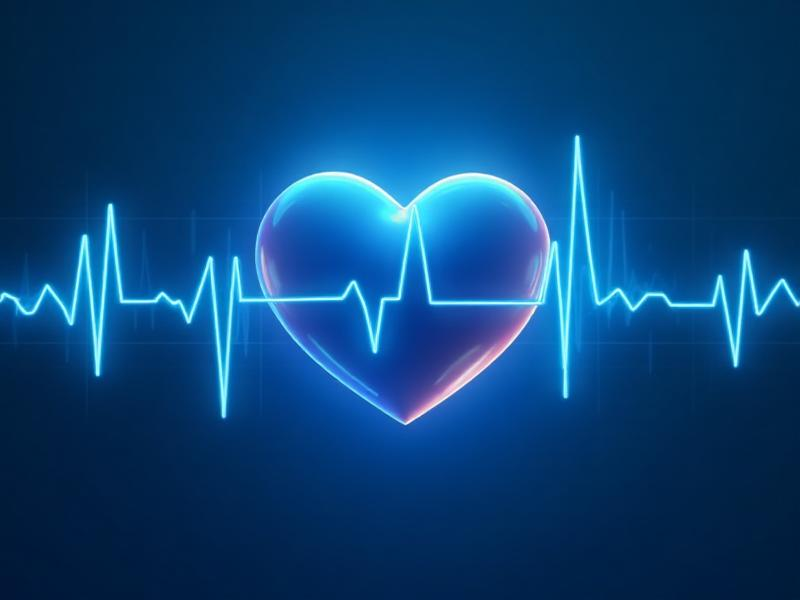
#> input picture frontend/src/assets/hero-medical.jpg, 800 x 600 px
$ python -i image_preprocessor.py   (imports and definitions only)
#> lines starting #> are read from the running program, lines starting #| are printed output that depends on the picture; after the words box and inside, x2 and y2 are one past the last pixel; in counts of white or black regions, pixels touching at a corner belong together
### backend/app/core/config.py
"""
Configuration module for ECG Insight Mentor API.
Handles environment variables, settings and app configuration.
"""

import secrets
from functools import lru_cache
from typing import List
from pydantic_settings import BaseSettings


class Settings(BaseSettings):
    """Application settings loaded from environment variables."""

    # === API CONFIG ===
    API_TITLE: str = "ECG Insight Mentor API"
    API_VERSION: str = "1.0.0"
    API_DESCRIPTION: str = "Platform for ECG training with AI support"
    ENVIRONMENT: str = "development"
    DEBUG: bool = False

    # === DATABASE ===
    DATABASE_URL: str = "sqlite:///./ecg_app.db"
    DATABASE_ECHO: bool = False

    # === SECURITY ===
    # ⚠️ En producción SECRET_KEY DEBE setearse desde .env.
    # Si queda en el default aleatorio, cada reinicio del contenedor invalida
    # todos los JWT existentes (los usuarios pierden sesión).
    SECRET_KEY: str = secrets.token_urlsafe(32)
    ALGORITHM: str = "HS256"
    ACCESS_TOKEN_EXPIRE_MINUTES: int = 30
    REFRESH_TOKEN_EXPIRE_DAYS: int = 7

    # === CORS ===
    # String separado por comas (pydantic-settings no parsea List[str] desde
    # un valor que no sea JSON). Acceder vía `cors_origins_list`.
    #   BACKEND_CORS_ORIGINS=https://lidis.usbcali.edu.co,http://localhost:9000
    BACKEND_CORS_ORIGINS: str = (
        "http://localhost:3000,http://localhost:8080,http://localhost:9000"
    )

    # [7 lines left out: function cors_origins_list, not called in this run]

    # === OpenAI ===
    OPENAI_API_KEY: str = ""
    OPENAI_MODEL: str = "gpt-3.5-turbo"
    OPENAI_MAX_TOKENS: int = 300
    OPENAI_TEMPERATURE: float = 0.6

    # === ML MODEL ===
    MODEL_PATH: str = "./models/best_model_Hybrid_CNN_LSTM_Attention.h5"
    IMAGE_SIZE: int = 128
    WINDOW_SIZE: int = 128
    WINDOW_OVERLAP: float = 0.5

    # === UPLOADS ===
    MAX_UPLOAD_SIZE_MB: int = 10
    ALLOWED_EXTENSIONS: List[str] = ["jpg", "jpeg", "png"]
    UPLOAD_DIR: str = "./uploads"

    # === LOGGING ===
    LOG_LEVEL: str = "INFO"
    LOG_FILE: str = "./logs/app.log"

    class Config:
        env_file = ".env"
        case_sensitive = True


@lru_cache()
def get_settings() -> Settings:
    """Get cached settings instance."""
    return Settings()

### backend/app/utils/logger.py
"""
Logging configuration.
"""

import logging
import logging.config
from pathlib import Path
from app.core.config import get_settings

settings = get_settings()

# Ensure logs directory exists
logs_dir = Path("./logs")
logs_dir.mkdir(exist_ok=True, parents=True)

LOGGING_CONFIG = {
    "version": 1,
    "disable_existing_loggers": False,
    "formatters": {
        "standard": {
            "format": "%(asctime)s [%(levelname)s] %(name)s: %(message)s"
        },
        "detailed": {
            "format": "%(asctime)s [%(levelname)s] %(name)s %(funcName)s:%(lineno)d - %(message)s"
        },
    },
    "handlers": {
        "console": {
            "class": "logging.StreamHandler",
            "formatter": "standard",
            "stream": "ext://sys.stdout",
        },
        "file": {
            "class": "logging.handlers.RotatingFileHandler",
            "formatter": "detailed",
            "filename": f"{logs_dir}/app.log",
            "maxBytes": 10485760,  # 10MB
            "backupCount": 5,
        },
    },
    "root": {
        "level": settings.LOG_LEVEL,
        "handlers": ["console", "file"],
    },
    "loggers": {
        "app": {
            "level": settings.LOG_LEVEL,
            "handlers": ["console", "file"],
            "propagate": False,
        },
    },
}

logging.config.dictConfig(LOGGING_CONFIG)
logger = logging.getLogger("app")


def get_logger(name: str = "app") -> logging.Logger:
    """Get a logger instance."""
    return logging.getLogger(name)


# [12 lines left out: functions ensure_logs_directory, ensure_upload_directory, not called in this run]

### backend/app/ml_pipeline/image_preprocessor.py
"""
Image preprocessing module for ECG images.
Handles image loading, resizing, normalization, and windowing.
"""

import cv2
import numpy as np
from typing import List, Tuple
from pathlib import Path
from app.core.config import get_settings
from app.utils.logger import get_logger

logger = get_logger(__name__)
settings = get_settings()


class ImagePreprocessor:
    """Handles ECG image preprocessing and windowing."""

    def __init__(
        self,
        image_size: int = settings.IMAGE_SIZE,
        window_size: int = settings.WINDOW_SIZE,
        overlap: float = settings.WINDOW_OVERLAP,
    ):
        """
        Initialize preprocessor.

        Args:
            image_size: Target image size
            window_size: Size of sliding windows
            overlap: Overlap ratio for sliding windows (0-1)
        """
        self.image_size = image_size
        self.window_size = window_size
        self.overlap = overlap
        self.stride = int(window_size * (1 - overlap))

    def load_image(self, image_path: str) -> np.ndarray:
        """
        Load image from file.

        Args:
            image_path: Path to image file

        Returns:
            Loaded image as numpy array
        """
        try:
            if not Path(image_path).exists():
                raise FileNotFoundError(f"Image not found: {image_path}")

            image = cv2.imread(image_path, cv2.IMREAD_GRAYSCALE)
            if image is None:
                raise ValueError(f"Failed to load image: {image_path}")

            return image
        except Exception as e:
            logger.error(f"Error loading image: {str(e)}")
            raise

    def detect_ecg_region(self, image: np.ndarray) -> Tuple[int, int]:
        """
        Automatically detect the vertical region where ECG signal is located.

        Args:
            image: Input image array (grayscale)

        Returns:
            Tuple of (y_start, y_end) for the ECG signal region
        """
        try:
            # Binarize to find signal
            _, binary = cv2.threshold(image, 127, 255, cv2.THRESH_BINARY_INV)

            # Find contours
            contours, _ = cv2.findContours(binary, cv2.RETR_EXTERNAL, cv2.CHAIN_APPROX_SIMPLE)

            if not contours:
                # If no contours found, use full height
                return 0, image.shape[0]

            # Get bounding rectangle of all contours
            all_points = np.vstack(contours)
            x, y, w, h = cv2.boundingRect(all_points)

            # Add padding
            padding = 10
            y_start = max(0, y - padding)
            y_end = min(image.shape[0], y + h + padding)

            logger.info(f"ECG region detected: y={y_start}-{y_end}")
            return y_start, y_end

        except Exception as e:
            logger.error(f"Error detecting ECG region: {str(e)}")
            return 0, image.shape[0]

    # [20 lines left out: function resize_image, not called in this run]

    def normalize_image(self, image: np.ndarray) -> np.ndarray:
        """
        Normalize image to 0-1 range with preprocessing matching training.
        Applies GaussianBlur, normalization, and Otsu threshold.

        Args:
            image: Input image array

        Returns:
            Normalized and preprocessed image
        """
        try:
            # Apply Gaussian blur to reduce noise
            blurred = cv2.GaussianBlur(image, (3, 3), 0)

            # Normalize to 0-255 range
            normalized = cv2.normalize(blurred, None, 0, 255, cv2.NORM_MINMAX)

            # Apply Otsu's thresholding
            _, thresholded = cv2.threshold(normalized.astype(np.uint8), 0, 255, cv2.THRESH_OTSU)

            # Scale to [0, 1] range
            return thresholded.astype(np.float32) / 255.0
        except Exception as e:
            logger.error(f"Error in normalize_image: {str(e)}")
            # Fallback to simple normalization
            return image.astype(np.float32) / 255.0

    def create_sliding_windows(
        self, image: np.ndarray, y_start: int, y_end: int
    ) -> Tuple[List[np.ndarray], List[Tuple[int, int, int]]]:
        """
        Create sliding windows from image.
        Creates horizontal sliding windows in the ECG signal region.

        Args:
            image: Input image array (original size)
            y_start: Starting y coordinate of ECG region
            y_end: Ending y coordinate of ECG region

        Returns:
            Tuple of (list of windows resized to model size,
                     list of (x, y_center, region_height) coordinates in original image)
        """
        windows = []
        coordinates = []

        height, width = image.shape[:2]

        # Extract the ECG region (full height of signal area)
        ecg_region = image[y_start:y_end, :]
        region_height = y_end - y_start

        # Ventana cuadrada: ancho = alto de la región ECG.
        # Esto evita distorsión al hacer resize a 128×128 (aspect ratio 1:1).
        # Mínimo 64px para no hacer upscaling excesivo; máximo = ancho de imagen.
        window_width = max(min(region_height, width), 64)
        step_size = max(window_width // 2, 30)  # 50% overlap, mínimo 30px

        logger.info(f"Window settings: width={window_width}, step={step_size}, region_height={region_height}")

        # Slide horizontally across the image
        x = 0
        while x + window_width <= width:
            window = ecg_region[:, x:x + window_width]

            # Only keep windows with enough signal variation
            if window.std() > 10:
                # Resize cuadrado → cuadrado: sin distorsión de aspecto
                window_resized = cv2.resize(
                    window,
                    (self.window_size, self.window_size),
                    interpolation=cv2.INTER_AREA
                )
                windows.append(window_resized)
                y_center = y_start + region_height // 2
                coordinates.append((x, y_center, region_height))

            x += step_size

        return windows, coordinates

    # [24 lines left out: function preprocess_for_classification, not called in this run]

    def preprocess_pipeline(
        self, image_path: str
    ) -> Tuple[List[np.ndarray], List[Tuple[int, int, int]], np.ndarray]:
        """
        Sliding-window pipeline used for annotation / Grad-CAM highlighting.

        NOTE: Do NOT use this for the primary classification prediction.
        Use preprocess_for_classification() instead.

        Returns:
            Tuple of (preprocessed windows, coordinates in original space, original image)
        """
        try:
            image = self.load_image(image_path)
#> in load_image, `image = cv2.imread(image_path, cv2.IMREAD_GRAYSCALE)`:
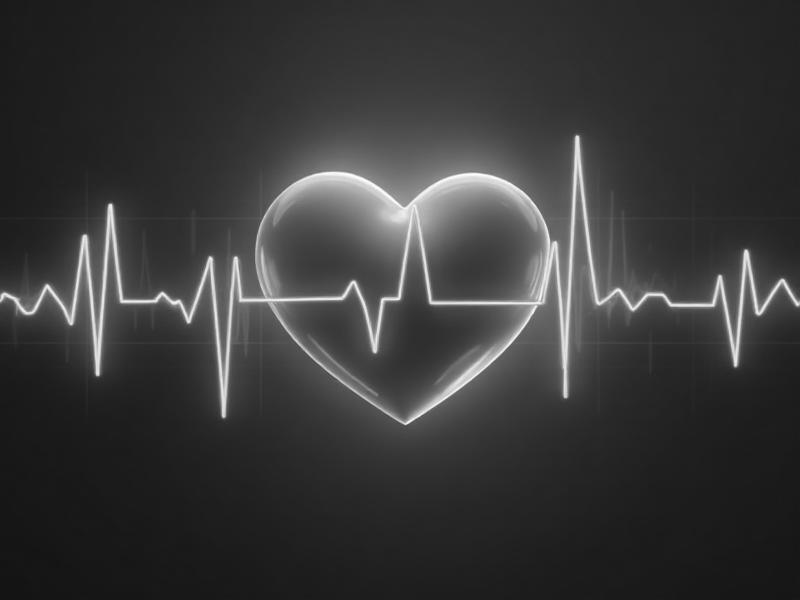
#> image: shape (600, 800); min 19, max 255, mean 56.2
            original_image = image.copy()

            y_start, y_end = self.detect_ecg_region(image)
#> in detect_ecg_region, `_, binary = cv2.threshold(image, 127, 255, cv2.THRESH_BINARY_INV)`:
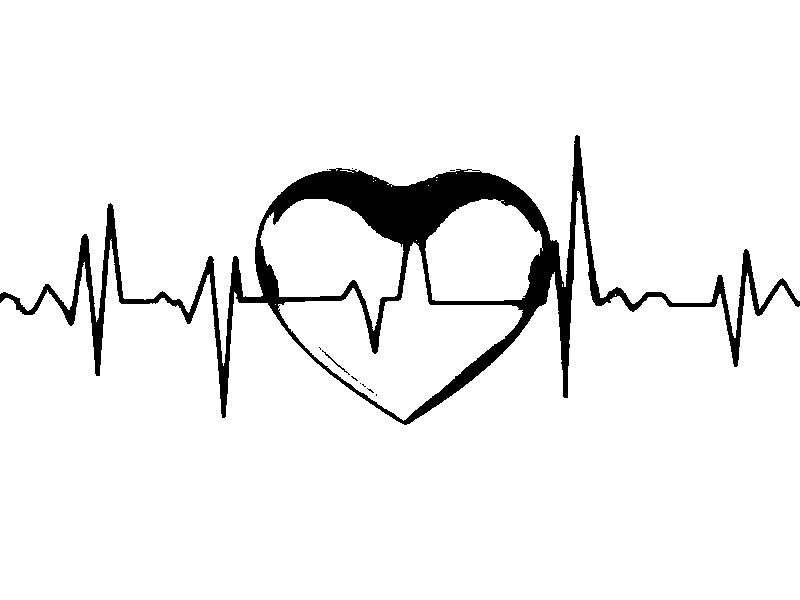
#> binary: shape (600, 800); 94.2% white; 11 black regions (9 under 20 px)
#> in detect_ecg_region, `contours, _ = cv2.findContours(binary, cv2.RETR_EXTERNAL, cv2.CHAIN_AP..`: contours = 19 contours, 14 with area under 20; largest, box (x1, y1, x2, y2) and area: (0, 191, 800, 600) 214568, (0, 0, 800, 366) 196079, (278, 242, 523, 421) 17124, (260, 199, 404, 331) 10732, (425, 199, 543, 301) 9265
#> in detect_ecg_region, `all_points = np.vstack(contours)`: all_points = contour of 2209 points, box (x1, y1, x2, y2) (0, 0, 800, 600), area 377248
#> in detect_ecg_region, `x, y, w, h = cv2.boundingRect(all_points)`: x = 0; w = 800; h = 600
#> in detect_ecg_region, `y_start = max(0, y - padding)`: y_start = 0
#> in detect_ecg_region, `y_end = min(image.shape[0], y + h + padding)`: y_end = 600
#| 2026-11-20 13:55:10,556 [INFO] traced_module: ECG region detected: y=0-600
#> y_start = 0; y_end = 600
            windows_raw, coordinates = self.create_sliding_windows(image, y_start, y_end)
#> in create_sliding_windows, `step_size = max(window_width // 2, 30)`: step_size = 300
#| 2026-11-20 13:55:10,557 [INFO] traced_module: Window settings: width=600, step=300, region_height=600
#> the loop in create_sliding_windows, `while x + window_width <= width:` made 1 pass
#> (y_center, x) on pass 1: (300, 300)
#> pass 1, in create_sliding_windows, `window = ecg_region[:, x:x + window_width]`:
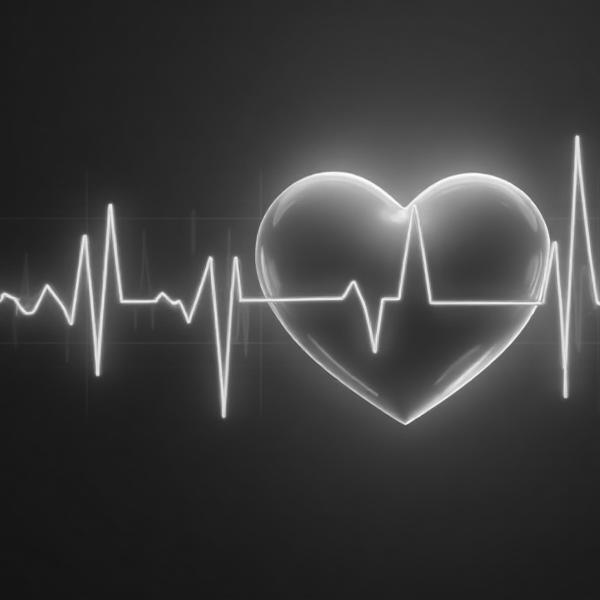
#> window: shape (600, 600); min 19, max 255, mean 60.3
#> pass 1, in create_sliding_windows, `window_resized = cv2.resize( window, (self.window_size, self.window_si..`:
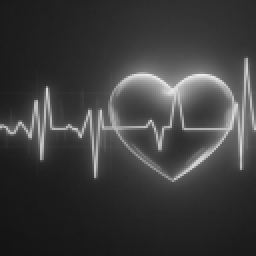
#> window_resized: shape (128, 128) (shown 2 times larger); min 20, max 236, mean 60.3
#> after the loop in create_sliding_windows, `while x + window_width <= width:`: coordinates = [(0, 300, 600)]; windows = 1 item; x = 300
#> windows_raw = 1 item; coordinates = [(0, 300, 600)]

            windows_normalized = [self.normalize_image(w) for w in windows_raw]
#> windows_normalized = 1 item

            return windows_normalized, coordinates, original_image
        except Exception as e:
            logger.error(f"Error in preprocessing pipeline: {str(e)}")
            raise


# [7 lines left out: function get_preprocessor, not called in this run]

>>> result = ImagePreprocessor().preprocess_pipeline('../../../frontend/src/assets/hero-medical.jpg')
